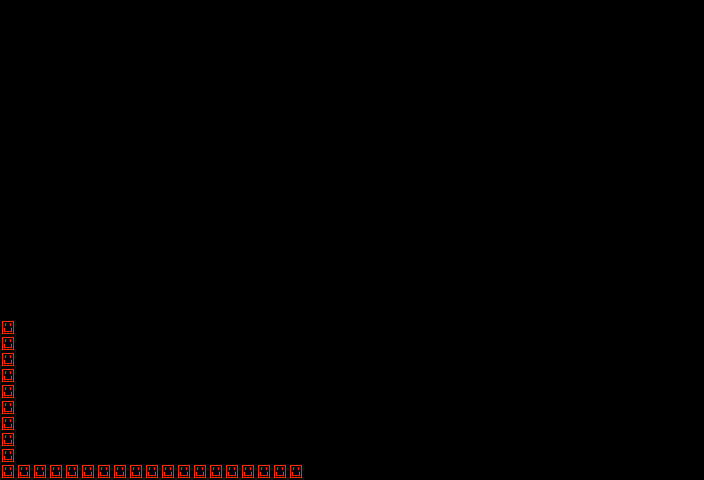

Below is a game level as drawn by its tile map, then a one-line description and the .tmx that defines it (tile-layer data replaced by summaries):
An orthogonal 44x30 tile map with 16x16 px tiles, 1 tile layer (walls).

<map version="1.0" orientation="orthogonal" width="44" height="30" tilewidth="16" tileheight="16">
 <tileset firstgid="1" name="smile" tilewidth="16" tileheight="16">
  <image source="smile.png" width="16" height="16" />
 </tileset>
 <layer name="walls" width="44" height="30">
  <data>[1320 cells, 28 non-empty, 1 distinct tile ids]</data>
 </layer>
</map>
